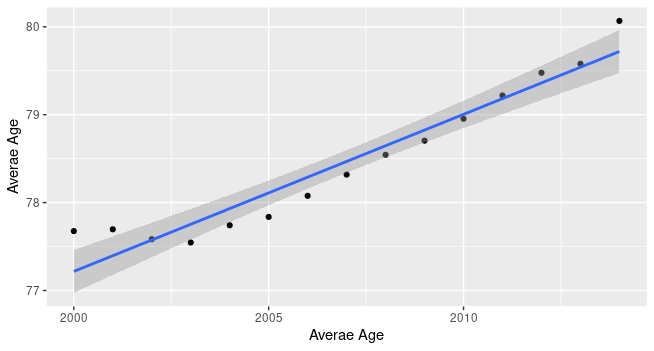

Recreate this plot in R.


# Packages ----------------------------------------------------------------
library(tidyverse)


getwd()
setwd("/home/arubhardwaj/Downloads/GM") # define WD

all_patients <- read_csv("DM Monthly 01 04 2018.csv")


all_patients %>% group_by(study_year) %>% summarise(Average_Age=mean(age_this_month,na.rm = T)) %>% 
  ggplot(aes(x=study_year,y=Average_Age))+
  geom_point()+
  geom_smooth(method = "lm")+
  ylab("Averae Age")+
  xlab("Averae Age")
